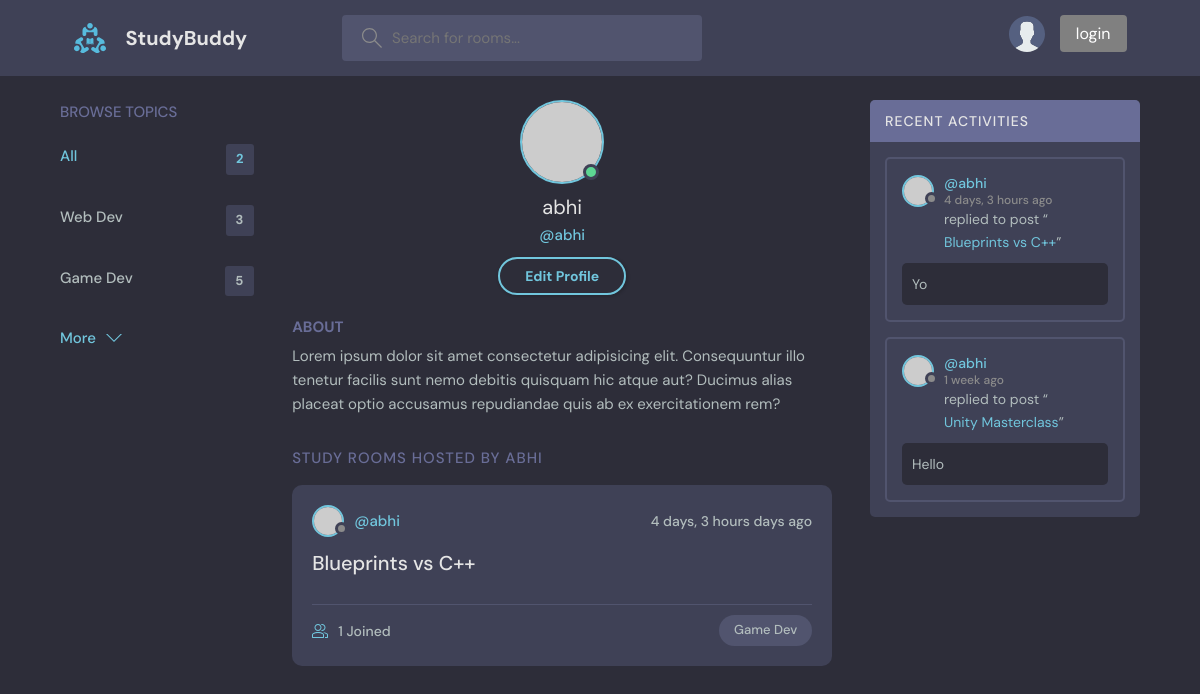
The page /profile/7/ on the database its author committed.
### base/models.py (models this page shows, shortened)
class Topic(models.Model):
    name = models.CharField(max_length=200)

class Room(models.Model):
    host = models.ForeignKey(User, on_delete=models.SET_NULL, null=True)
    topic = models.ForeignKey(Topic, on_delete=models.SET_NULL, null=True)
    name = models.CharField(max_length=200)
    description = models.TextField(null=True, blank=True)
    participants = models.ManyToManyField(User, related_name='participants', blank=True)
    updated = models.DateTimeField(auto_now=True)
    created = models.DateTimeField(auto_now_add=True)
    class Meta:
        ordering = ['-updated', '-created']
    def __str__(self):
        return self.name

class Message(models.Model):
    user  = models.ForeignKey(User, on_delete=models.CASCADE)
    room = models.ForeignKey(Room, on_delete=models.CASCADE)
    body = models.TextField()
    updated = models.DateTimeField(auto_now=True)
    created = models.DateTimeField(auto_now_add=True)
    class Meta:
        ordering = ['-updated', '-created']

### base/views.py (the view)
# urls.py: path('profile/<str:pk>/', views.userProfile, name="user-profile"),
def userProfile(request, pk):
    user = User.objects.get(id=pk)
    rooms = user.room_set.all()
    room_messages = user.message_set.all()
    topics = Topic.objects.all()
    context = { 'user': user, 'rooms': rooms, 'room_messages': room_messages, 'topics': topics }
    return render(request, 'base/profile.html', context)

### base/templates/base/profile.html
{% extends 'main.html' %}
{% block content %}
  <main class="profile-page layout layout--3">
    <div class="container">
      {% include 'base/topics_component.html' %}
      <div class="roomList">
        <div class="profile">
          <div class="profile__avatar">
            <div class="avatar avatar--large active">
              <img src="https://randomuser.me/api/portraits/men/11.jpg" />
            </div>
          </div>
          <div class="profile__info">
            <h3>{{user.username}}</h3>
            <p>@{{user.username}}</p>
            <a href="edit-user.html" class="btn btn--main btn--pill">Edit Profile</a>
          </div>
          <div class="profile__about">
            <h3>About</h3>
            <p>
              Lorem ipsum dolor sit amet consectetur adipisicing elit. Consequuntur illo tenetur
              facilis sunt nemo debitis quisquam hic atque aut? Ducimus alias placeat optio
              accusamus repudiandae quis ab ex exercitationem rem?
            </p>
          </div>
        </div>
        <div class="roomList__header">
          <div>
            <h2>Study Rooms Hosted by {{user.username}}</a>
            </h2>
          </div>
        </div>
        {% include 'base/feed_component.html' %}
      </div>
      {% include 'base/activity_component.html' %}
    </div>
  </main>
</body>
{% endblock content %}

### base/templates/base/topics_component.html
<div class="topics">
    <div class="topics__header">
      <h2>Browse Topics</h2>
    </div>
    <ul class="topics__list">
      <li>
        <a href="{% url 'home' %}" class="active">All<span>{{topics.count}}</span></a>
      </li>
      {% for topic in topics %}
      <li>
        <a href="{% url 'home' %}?q={{topic.name}}">{{topic.name}}<span>{{topic.room_set.all.count}}</span></a>
      </li>
      {% endfor %}
    </ul>
    <a class="btn btn--link" href="topics.html">
      More
      <svg
        version="1.1"
        xmlns="http://www.w3.org/2000/svg"
        width="32"
        height="32"
        viewBox="0 0 32 32"
      >
        <title>chevron-down</title>
        <path d="M16 21l-13-13h-3l16 16 16-16h-3l-13 13z"></path>
      </svg>
    </a>
  </div>

### base/templates/base/feed_component.html (shortened to what this page needs)
{% for room in rooms%}
<div class="roomListRoom">
  <div class="roomListRoom__header">
    <a href="{% url 'user-profile' room.host.id %}" class="roomListRoom__author">
      <div class="avatar avatar--small">
        <img src="https://randomuser.me/api/portraits/women/11.jpg" />
      </div>
      <span>@{{room.host.username}}</span>
    </a>
    <div class="roomListRoom__actions">
      <span>{{room.created|timesince}} days ago</span>
    </div>
  </div>
  <div class="roomListRoom__content">
    <a href="{% url 'room' room.id %}">{{room.name}}</a>
  </div>
  <div class="roomListRoom__meta">
    <a href="{% url 'room' room.id %}" class="roomListRoom__joined">
      {{room.participants.all.count}} Joined
    </a>
    <p class="roomListRoom__topic">{{room.topic.name}}</p>
  </div>
</div>
{% endfor %}

### base/templates/base/activity_component.html (shortened to what this page needs)
<div class="activities">
  <div class="activities__header">
    <h2>Recent Activities</h2>
  </div>
  {% for message in room_messages %}
  <div class="activities__box">
    <div class="activities__boxHeader roomListRoom__header">
      <a href="{% url 'user-profile' message.user.id %}" class="roomListRoom__author">
        <div class="avatar avatar--small">
          <img src="https://randomuser.me/api/portraits/women/11.jpg" />
        </div>
        <p>
          @{{message.user}}
          <span> {{message.created|timesince}} ago</span>
        </p>
      </a>
    </div>
    <div class="activities__boxContent">
      <p>
        replied to post “<a href="{% url 'room' message.room.id %}">{{message.room}}</a
        >”
      </p>
      <div class="activities__boxRoomContent">
        {{message.body}}
      </div>
    </div>
  </div>
  {% endfor %}
</div>

### rows shown on the page
Topic: name "Web Dev", room_set.all.count "3"
Topic: name "Game Dev", room_set.all.count "5"
Room: host.username "abhi", created "4 days, 3 hours", name "Blueprints vs C++", participants.all.count "1", topic.name "Game Dev"
Message: user "abhi", created "4 days, 3 hours", room "Blueprints vs C++", body "Yo"
Message: user "abhi", created "1 week", room "Unity Masterclass", body "Hello"

### other values the page prints
{{ topics.count }} "2"
{{ user.username }} "abhi"
{{ user.username }} "ABHI"
